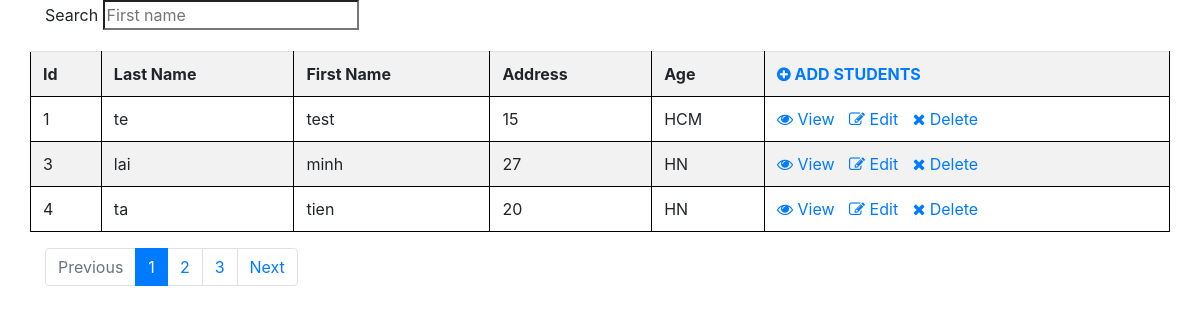
/all_students/, run on the app's committed database.
### myapp/models.py (models this page shows, shortened)
class Student(models.Model):
    first_name = models.CharField('first Name',max_length=100)
    last_name = models.CharField('Last Name',max_length=100)
    age = models.IntegerField('Age')
    address = models.TextField("Address",default="")
    class Meta:
        db_table = "Student"
    from django.db import models

### myapp/views.py (the view)
# urls.py: url(r'^all_students/$',view=views.all_students,name="all_students"),
def all_students(request):
    students = Student.objects.all()
    first_name = request.GET.get('first_name')
    if first_name:
        students = students.filter(first_name__contains=first_name)
    paginator = Paginator(students,3)
    page_num = request.GET.get('page')
    page_obj = paginator.get_page(page_num)
    return render(
        request=request,
        template_name='test_students.html',
        context={
            'page_obj': page_obj,
            'students':students,
        }
        )

### myapp/templatetags/myfilter.py (called while the page is built)
@register.filter
def make_range(num):
    return range(1,num+1)

### myapp/templates/test_students.html (shortened to what this page needs)
<html lang="en">
  <head>
    {% load myfilter %}
    <link rel="stylesheet" href="https://maxcdn.bootstrapcdn.com/bootstrap/4.0.0/css/bootstrap.min.css">
    <link rel="stylesheet" href="https://cdnjs.cloudflare.com/ajax/libs/font-awesome/4.7.0/css/font-awesome.min.css">
  </head>
  <body>
    <div class="container">
        <form method="get" action="">
        <div class="form-group">
            <label for="search"> Search </label>
            <input type="search"  placeholder="First name" id="search" name="first_name">
        </div>
        </form>
        <div class="row">
        <table class="table table-striped">
            <tr>
                <th scope="col">Id</th>
                <th scope="col">Last Name</th>
                <th scope="col">First Name</th>
                <th scope="col">Address</th>
                <th scope="col">Age</th>
                <th scope="col"><a href="{% url 'add_student' %}" > <i class="fa fa-plus-circle" aria-hidden="true"></i>
    ADD STUDENTS </a></th>
            </tr>
            {% for student in page_obj %}
                <tr>
                    <td>{{student.id}}</td>
                    <td>{{student.last_name}}</td>
                    <td>{{student.first_name}}</td>
                    <td>{{student.age}}</td>
                    <td>{{student.address}}</td>
                <td>
                        <a href="{% url 'detail_students' pk=student.id %}"> <i class="fa fa-eye" aria-hidden="true"></i> View </a>
                        <a href="{% url 'edit_student' pk=student.id%}" style="margin-left:10px; margin-right:10px;"><i class="fa fa-pencil-square-o" aria-hidden="true"></i>
    Edit </a>
                        <a href="{% url 'delete_student' pk=student.id%}"> <i class="fa fa-times" aria-hidden="true"></i>
    Delete </a>
                    </td>
                </tr>
            {% endfor %}
        </table>
        </div>
        <nav aria-label="Page navigation example">
        <ul class="pagination">
            {% if page_obj.has_previous %}
                <li class="page-item"><a class="page-link" href="?page={{page_obj.previous_page_number}}">Previous</a></li>
            {% else %}
                <li class="page-item disabled"><a class="page-link" href="#" tabindex="-1" aria-disabled="true">Previous</a></li>
            {% endif %}
            {% for page in page_obj.paginator.num_pages|make_range %}
            {% if page_obj.number == page %}
                <li class="page-item active" aria-current="page" >
                    <a class="page-link" href="?page={{page}}">{{page}}</a>
                </li>
            {% else %}
                <li class="page-item" ><a class="page-link" href="?page={{page}}">{{page}}</a></li>
            {% endif %}
            {% endfor %}
           {% if page_obj.has_next %}
                <li class="page-item"><a class="page-link" href="?page={{page_obj.next_page_number}}">Next</a></li>
            {% else %}
                <li class="page-item disabled"><a class="page-link" href="#" tabindex="-1" aria-disabled="true">Next</a></li>
            {% endif %}
        </ul>
        </nav>
    </div>
  </body>
<html>

### myapp/templates/test_students.html (style rules this page uses)
table,th,tr,td { border: 1px solid black; }

### data on the page
Student: id "1", last_name "te", first_name "test", age "15", address "HCM"
Student: id "3", last_name "lai", first_name "minh", age "27", address "HN"
Student: id "4", last_name "ta", first_name "tien", age "20", address "HN"

### other printed values
{{ page }} "1"
{{ page }} "2" "3"
